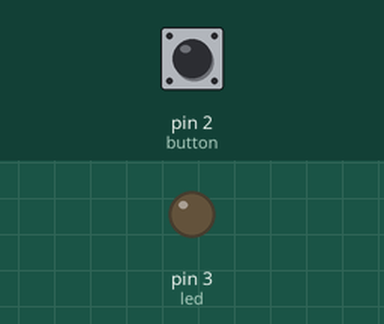
Simulated run of this sketch. Board: Arduino Uno, built with avr-gcc and run on an emulated ATmega328P. Shown: output pins drawn as LEDs (lit = HIGH). The inputs (shaded band) are chosen by the test bench; at power-on: pin 2 (button) HIGH.

Above: at 1.2 s.
1.3 s: pin 2 (button) pulled LOW for 0.15 s
At 1.37 s:
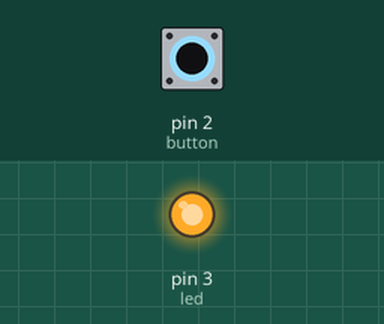
2.9 s: pin 2 (button) pulled LOW for 3.2 s
At 6.9 s:
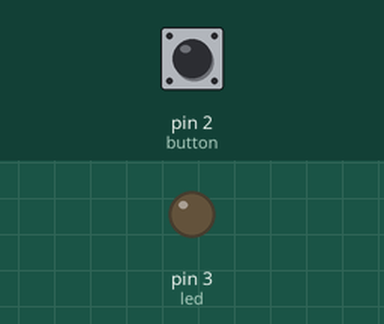
Timing chart, 0 to 8.4 s (numbered marks = the images above; inputs shaded):
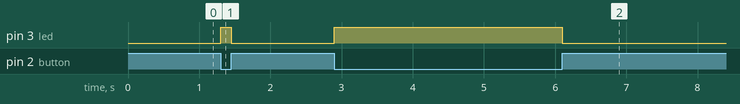

The sketch:

push_button_led.ino
```cpp
int led = 3;
int button = 2;

void setup() {
  pinMode(button, INPUT_PULLUP);
  pinMode(led, OUTPUT);
}

void loop() {
  int isButtonPressed = digitalRead(button) == LOW;
  int desiredLedState = isButtonPressed ? HIGH : LOW;
  digitalWrite(led, desiredLedState);
}
```

Measured:
- after the input at 1.3 s, pin 3 (led): LOW → HIGH at once, → LOW 0.15 s later
- after the input at 2.9 s, pin 3 (led): LOW → HIGH at once, → LOW 3.2 s later
